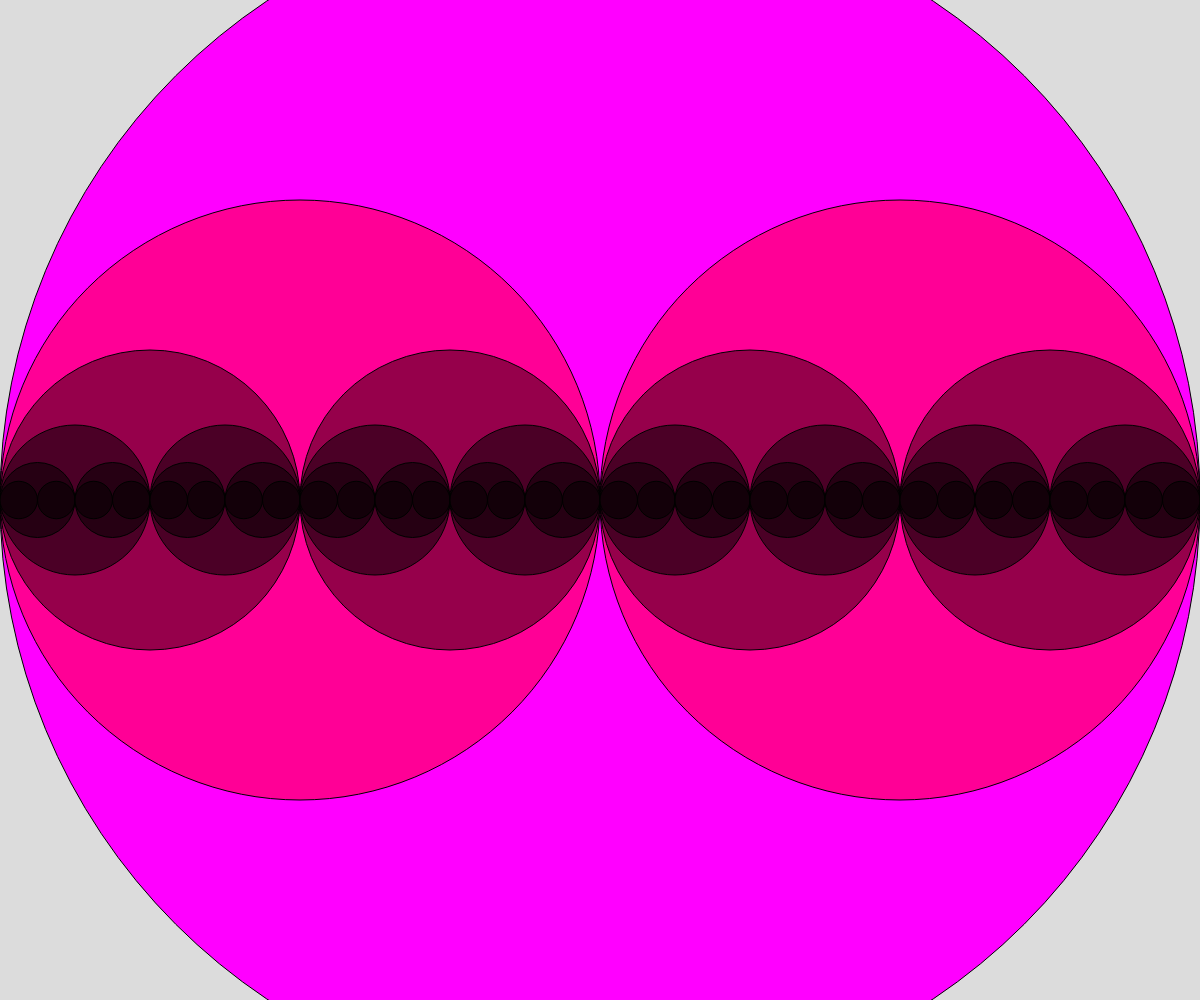
Frame 1 (no input)
Frame 60 (no input): identical to frame 1, image omitted
Frame 120 (the mouse pressed at the canvas centre since frame 60): identical to frame 1, image omitted

The p5.js sketch that drew this single still picture (run headless with seeded random() and noise() and a simulated clock; from frame 60 on, the mouse is pressed at the canvas centre):

// p5.js sketch
// ── sketch.js
// Recursion Ciecles Demo

function setup() {
  createCanvas(windowWidth, windowHeight);
}

function draw() {
  background(220);
  drawCircle(width/2, width/2);
}

function drawCircle(x, radius) {
  fill(radius,0,radius/2);
  circle(x, height/2, radius*2);

  //exit clause
  if (radius > 20) {
    drawCircle(x-radius/2, radius/2);
    drawCircle(x+radius/2, radius/2);
  }
}
